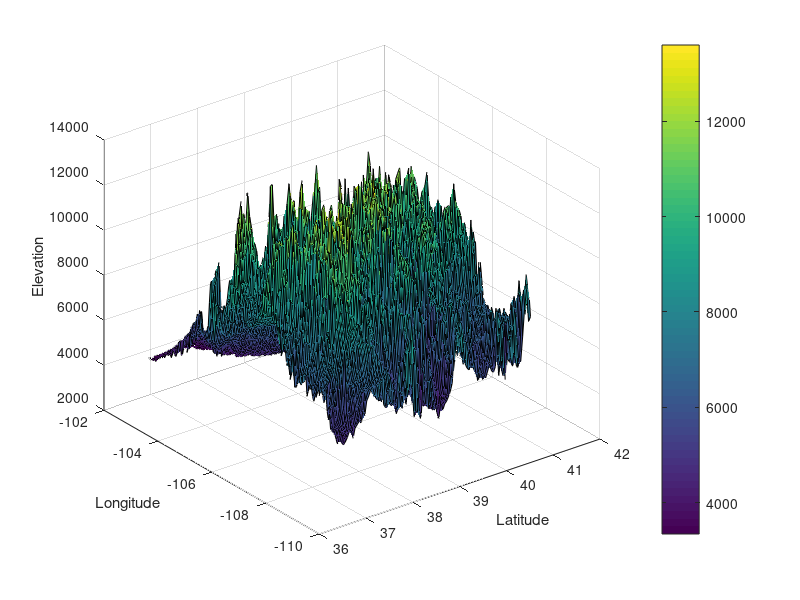

Here is the MATLAB script that generated this plot: (Note: this script raises an error after producing the figure.)
clear;
clc;
close all

elev_data = load('elev.mat');
lat_data = load('lat.mat');
lon_data = load('lon.mat');
elev = cell2mat(struct2cell(elev_data));
lat = cell2mat(struct2cell(lat_data));
lon = cell2mat(struct2cell(lon_data));

figure;
surf(lat,lon,elev);
colorbar
hold on
xlabel('Latitude');
ylabel('Longitude');
zlabel('Elevation');


% plot slice as plane
desired_lat = 40.2;
[~,ind] = min( abs( lat(:,1)-desired_lat ) );


slice = elev(ind,:);
new_h = smoothdata(slice,'gaussian');


figure;
hold on
plot(lon(1,:),slice,'LineWidth',2);
plot(lon(1,:),new_h,'LineWidth',2);
title(['Slice at latitude = ', num2str(lat(ind,1))]);
xlabel('Longitude');
ylabel('Elevation');
set(gca,'TickLength',[0.02, 0.05]);
set(gca,'LineWidth',1);
box on

ax = gca;
ax.FontSize = 15;


N = size(new_h,2);

xspan = lon(1,:);
%h = exp(-((xspan-1)/.1).^2)/2;
%h = -exp(-((xspan-1/2)/.1).^2)/2 + exp(-(xspan/.1).^2)/2;
h = new_h;
dh = gradient(h)./gradient(xspan);
g = 9.8;


%% ode45 (Runge-Kutta)


%u1 = 270;
D1 = 10000; % subcritical
%uvals = 12;

uvals = [240 270 300];
Fr_init = uvals.^2/(g*D1);

% plot Froude number on separate vertical axis

figure;
hold on
%plot(xspan,h,'LineWidth',2);

for j=1:size(uvals,2)
    u1 = uvals(j);


    %[xspan,y] = ode45(@(x,y) fun(x,y,xspan,dh,g), xspan, [u1; D1]);
    [xspan,y] = ode45(@(x,y) fun2(x,y,xspan,dh,g,u1,D1), xspan, u1);
%     
%     u = y(:,1);
%     D = y(:,2);

    u = y;
    D = u1*D1./y;
    Fr = u.^2./(g*D);


    hold on
    
    %subplot(3,2,j);
    %plot(xspan,D+h','LineWidth',2);
    plot(xspan,u,'LineWidth',2);
    %plot(xspan, u.*D);
    %plot(xspan,Fr,'LineWidth',2);

    
%     str = ['Fr = ', num2str(Fr)];
%     title(str);
    
    %legend(num2str(uvals)');

    %legend('h','D+h');

    %title('D=1, u=12, Fr=15');
    
    xlabel('Longitude');
    ylabel('Wind speed');

    legend(num2str(Fr_init'));
    title(['Slice at latitude = ', num2str(lat(ind,1))]);

    set(gca,'TickLength',[0.02, 0.05]);
    set(gca,'LineWidth',1);
    box on

    ax = gca;
    ax.FontSize = 15;
end



%% functions

% handles the shock worse
% function dydx = fun(x,y,xspan,dh,g)
% dh_an = interp1(xspan,dh,x);
% dydx = [-g*dh_an ./ (y(1)-y(2)./y(1)); -g*dh_an ./ (-y(1).^2./y(2)+g)];
% end

function dydx_1D = fun2(x,y,xspan,dh,g,u1,D1)
dh_an = interp1(xspan,dh,x);
dydx_1D = -g*dh_an ./ (y-(g*u1*D1)./y.^2);
end
